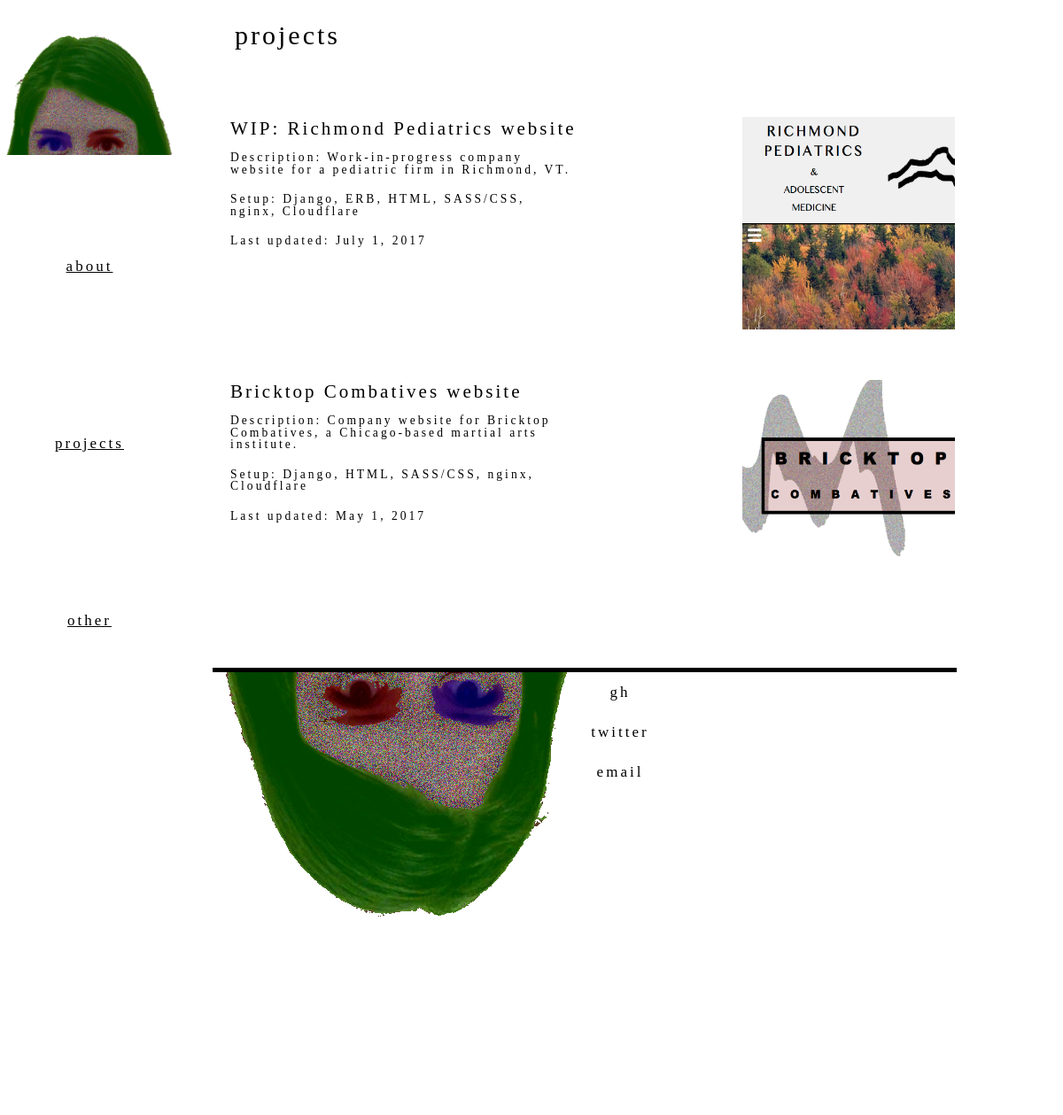
/projects/, run on the app's committed database.
### website/models.py (models this page shows, shortened)
class Project(models.Model):
    title = models.CharField(max_length = 1000000, null = True, blank = True)
    description = models.TextField(max_length = 1000000, null = True, blank = True)
    link = models.URLField(max_length = 1000000, default = "https://sadieparker.net")
    image_name = models.CharField(max_length = 2000, default = "default")
    last_updated = models.DateField(null = True, blank = True)
    tools_used = models.CharField(max_length = 100000, null = True, blank = True)

### website/views.py (the view)
# urls.py: url(r'^(?P<nav>\w{0,20})/$', findpage)
def findpage(request, nav):
    if nav == 'projects':
        project_list = Project.objects.all()
        return render(request, 'projects.html', { 'projects': project_list, 'nav':nav, 'page_title': 'Home' })
    return render(request, '%s.html' % nav, {'page_title': 'Home', 'nav':nav})

### templates/projects.html (shortened to what this page needs)
{% extends 'base.html' %}
{% load static %}
{% block page %}about{% endblock %}
{% block content %}
{% if projects %}
<div class="projects">
{% for project in projects %}
<div class="project">
<div class="info">
<h3>{{ project.title }}</h3>
<ul>
<li>Description: {{ project.description }}</li>
<li>Setup: {{ project.tools_used }}</li>
<li>Last updated: {{ project.last_updated }}</li>
</ul>
</div>
<a href="{{ project.link }}" target="_blank" >
  <div class="square">
    {% with '/website/assets/images/'|add:project.image_name|add:'.png' as image_path %}
	<div class="overlay">
          <img src="{% static image_path %}" />
	  <div class="inner-text">
	  </div>
	  </div>
    {% endwith %}
  </div>
</a>
</div>
{% endfor %}
{% endif %}
</div>
{% endblock %}

### templates/base.html (shortened to what this page needs)
<!DOCTYPE html>
<html lang = "en">
<head>
  {% load static %}
  <link rel="stylesheet" type="text/css" href="{% static "/website/assets/css/main.css" %}" />
</head>
<body id="{% block page %}{% endblock %}" onload="window.document.getElementById('body-load').style.opacity='1';">
<nav class="{% block nav-selection %}home{% endblock %}">
<div id="top-nav" class="grid">
    <a href="/" class="pretty"><img src="{% static "/website/assets/images/face_logo.png" %}" /></a>
    <a href="/about/" class="about">about
    </a>
    <a href="/projects/" class="work">projects
    </a>
    <a href="/other/" class="other">other
    </a>
</div>
</nav>
<div id="body-load">
<div class="wrap">
  <div class="page">
<header>
<div class="header-wrap grid">
    {% if nav %}
      <h2>{% block pagetitle %}{{ nav }}{% endblock %}</h2>
	{% else %}
<h2>hello</h2>
{% endif %}
</div>
</header>
<div class="content">
  {% block content %}{% endblock %}
<footer style='background-repeat: no-repeat; background-image: url("{% static '/website/assets/images/upside_down.png' %}")'>
  <div class="social-media">
    <a target="_blank" href="http://github.com/spacerest">gh</a></br>
    <a target="_blank" href="http://twitter.com/spacerest0">twitter</a></br>
    <a target="_blank" href="mailto:sadiemparker@gmail.com">email</a></br>
  </div>
</footer>
</div>
</div>
</div>
</body>
</html>

### website/static/website/assets/css/main.css (style rules this page uses)
html, body, div, span, applet, object, iframe, h1, h2, h3, h4, h5, h6, p, blockquote, pre, a, abbr, acronym, address, big, cite, code, del, dfn, em, img, ins, kbd, q, s, samp, small, strike, strong, sub, sup, tt, var, b, u, i, center, dl, dt, dd, ol, ul, li, fieldset, form, label, legend, table, caption, tbody, tfoot, thead, tr, th, td, article, aside, canvas, details, embed, figure, figcaption, footer, header, hgroup, menu, nav, output, ruby, section, summary, time, mark, audio, video { margin: 0; padding: 0; border: 0; font-size: 100%; font: inherit; vertical-align: baseline; }
article, aside, details, figcaption, figure, footer, header, hgroup, menu, nav, section { display: block; }
body { line-height: 1; }
ol, ul { list-style: none; }
#body-load { opacity: 0; transition: .5s ease-in; }
body { height: 100%; display: inline-block; }
a { color: black; text-decoration: none; }
.grid { justify-items: stretch; display: grid; grid-template-rows: repeat(100, 1%); grid-template-columns: repeat(100, 1%); }
html { box-sizing: border-box; font-weight: 500; font-size: 17px; letter-spacing: 3px; height: 100%; }
#top-nav { height: 100%; grid-column-start: 1; grid-column-end: 101; grid-row-start: 1; grid-row-end: 101; }
.wrap { height: 100%; width: 100vw; }
.wrap .page { margin-left: 240px; margin-right: 10vw; display: inline-block; height: 100%; }
.wrap .page header { width: 100%; }
.wrap .page header .header-wrap { height: 10vh; margin: 10px; padding: 15px; }
.wrap .page header .header-wrap h2 { font-size: 30px; }
.wrap .page .content { width: 100%; }
.wrap footer { margin-top: 30px; border-top: 5px solid black; width: 100%; height: 500px; line-height: 45px; text-align: center; }
.wrap footer .social-media { margin-left: 80px; }
.wrap footer .social-media a { color: black; background-color: rgba(255, 255, 255, 0.5); padding: 5px; }
nav { height: 100vh; background-color: white; position: fixed; top: 0; width: 200px; z-index: 2; }
#top-nav { line-height: 25vh; }
#top-nav a { width: 100%; height: 100%; text-align: center; position: relative; }
#top-nav .pretty { grid-column-start: 1; grid-column-end: 101; grid-row-start: 1; grid-row-end: 26; border: 1px solid white; }
#top-nav .pretty img { height: 18vh; max-width: 200px; padding-top: 30px; }
#top-nav .about { grid-column-start: 1; grid-column-end: 101; grid-row-start: 26; grid-row-end: 51; border: 1px solid white; }
#top-nav .work { grid-column-start: 1; grid-column-end: 101; grid-row-start: 51; grid-row-end: 76; border: 1px solid white; }
#top-nav .other { grid-column-start: 1; grid-column-end: 101; grid-row-start: 76; grid-row-end: 101; border: 1px solid white; }
#top-nav a { display: block; text-decoration: underline; }
.projects { display: inline-block; }
.projects .project { display: inline-block; width: 100%; padding-bottom: 25px; margin-bottom: 25px; }
.projects .project .info { float: left; display: inline-block; width: 50%; text-align: left; }
.projects .project .info h3 { padding: 5px; padding-left: 20px; font-size: 21px; }
.projects .project .info li { font-size: 13.6px; padding: 10px; padding-left: 20px; }
.projects .project .square { float: right; height: 20vw; width: 20vw; display: inline-block; margin: 2px; }
.projects .project .square .overlay { float: left; height: 20vw; width: 20vw; position: relative; display: inline-block; }
.projects .project .square .overlay img { width: 20vw; height: 20vw; display: inline-block; text-align: center; z-index: -1; position: absolute; top: 0; left: 0; }
.projects .project .square .overlay .inner-text { width: 20vw; height: 20vw; position: absolute; display: inline-block; z-index: 1; top: 0; left: 0; color: white; text-align: center; }

### data on the page
Project: title "WIP: Richmond Pediatrics website", description "Work-in-progress company website for a pediatric firm in Richmond, VT.", tools_used "Django, ERB, HTML, SASS/CSS, nginx, Cloudflare", last_updated "July 1, 2017"
Project: title "Bricktop Combatives website", description "Company website for Bricktop Combatives, a Chicago-based martial arts institute.", tools_used "Django, HTML, SASS/CSS, nginx, Cloudflare", last_updated "May 1, 2017"

### other printed values
{{ nav }} "projects"
